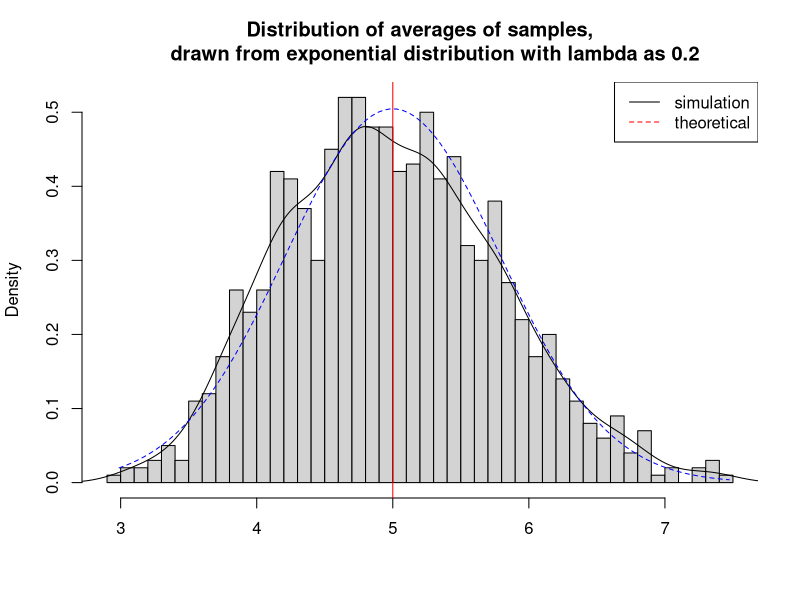
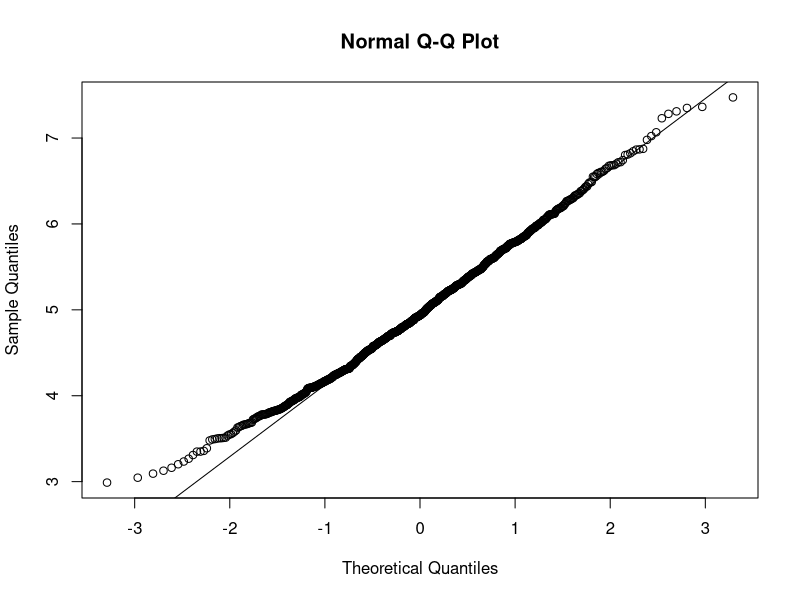
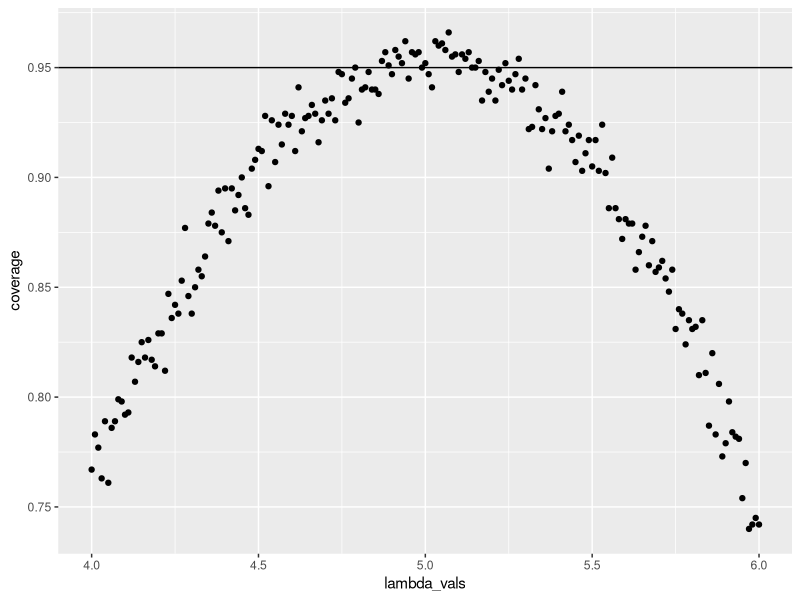

These charts were generated, in order, by the following R code:
## ---- chunk 1
set.seed(3)
lambda <- 0.2
num_sim <- 1000
sample_size <- 40
sim <- matrix(rexp(num_sim*sample_size, rate=lambda), num_sim, sample_size)
row_means <- rowMeans(sim)
## ---- chunk 2
# plot the histogram of averages
hist(row_means, breaks=50, prob=TRUE,
     main="Distribution of averages of samples,
     drawn from exponential distribution with lambda as 0.2",
     xlab="")
# density of the averages of samples
lines(density(row_means))
# theoretical center of distribution
abline(v=1/lambda, col="red")
# theoretical density of the averages of samples
xfit <- seq(min(row_means), max(row_means), length=100)
yfit <- dnorm(xfit, mean=1/lambda, sd=(1/lambda/sqrt(sample_size)))
lines(xfit, yfit, pch=22, col="blue", lty=2)
# add legend
legend('topright', c("simulation", "theoretical"), lty=c(1,2), col=c("black", "red"))
## ---- chunk 3
qqnorm(row_means); qqline(row_means)
## ---- chunk 4
lambda_vals <- seq(4, 6, by=0.01)
coverage <- sapply(lambda_vals, function(lamb) {
    mu_hats <- rowMeans(matrix(rexp(sample_size*num_sim, rate=0.2),
                               num_sim, sample_size))
    ll <- mu_hats - qnorm(0.975) * sqrt(1/lambda**2/sample_size)
    ul <- mu_hats + qnorm(0.975) * sqrt(1/lambda**2/sample_size)
    mean(ll < lamb & ul > lamb)
})

library(ggplot2)
qplot(lambda_vals, coverage) + geom_hline(yintercept=0.95)
